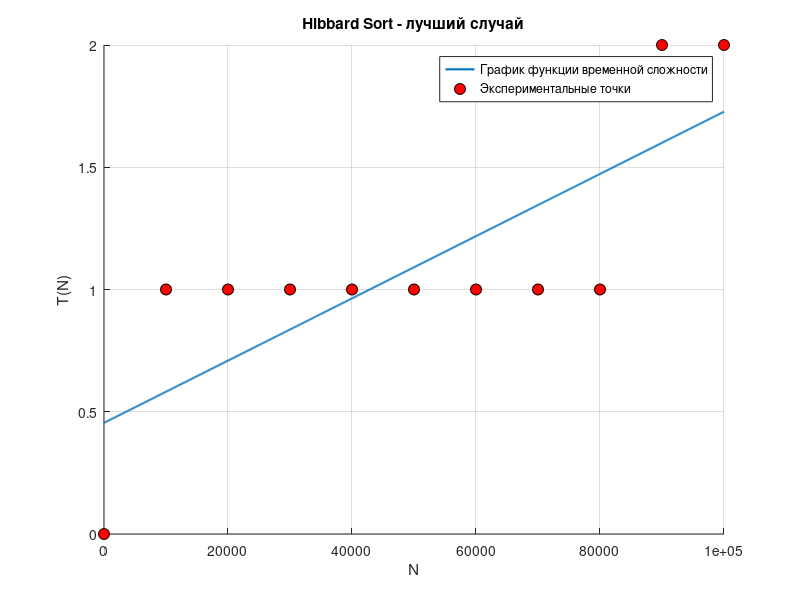

This figure's MATLAB source:
x = [0, 10000, 20000, 30000, 40000, 50000, 60000, 70000, 80000, 90000, 100000];

y_1 = [0, 1, 1, 1, 1, 1, 1, 1, 1, 2, 2];

p1 = polyfit(x, y_1, 1);

x_values = linspace(0, 100000, 1000); % 100 точек от 0 до 100000

y_values_1 = polyval(p1, x_values); % Вычисляем значения полинома

% Создание нового окна графика
figure;

hold on;

plot(x_values, y_values_1, 'DisplayName', 'График функции временной сложности', 'LineWidth', 1.5); 

% Построение графика с маркерами
plot(x, y_1, 'o', 'MarkerSize', 8, 'DisplayName', 'Экспериментальные точки', 'MarkerEdgeColor', 'k', 'MarkerFaceColor', 'r');

% Настройка графика
xlabel('N'); % Метка оси X

ylabel('T(N)'); % Метка оси Y

title('Hibbard Sort - лучший случай'); % Заголовок графика

legend show; % Показать легенду

grid on; % Включить сетку